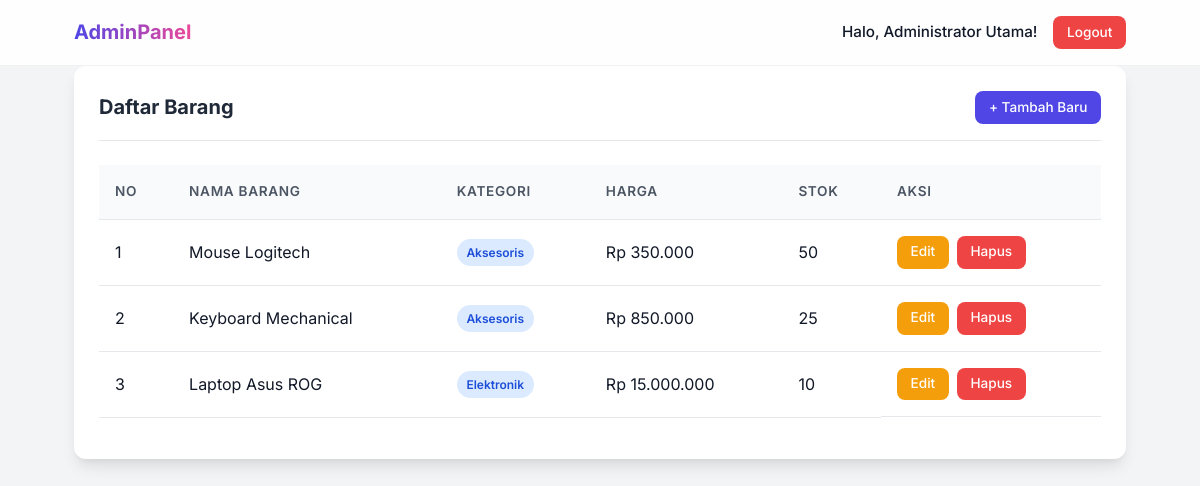
Page /admin/dashboard.php (signed in) on the committed database.
### tables this page shows
CREATE TABLE IF NOT EXISTS `barang` (
  `id` int(11) NOT NULL AUTO_INCREMENT,
  `nama_barang` varchar(100) NOT NULL,
  `kategori` varchar(50) NOT NULL,
  `harga` int(11) NOT NULL,
  `stok` int(11) NOT NULL,
  `dibuat_pada` timestamp NOT NULL DEFAULT current_timestamp(),
  PRIMARY KEY (`id`)
);

### admin/dashboard.php (the view, shortened to what this page needs)
<?php
require '../cofig/koneksi.php';
$act = isset($_GET['act']) ? $_GET['act'] : '';
?>
<!DOCTYPE html>
<html lang="id">
<head>
    <link rel="stylesheet" href="../asset/style.css">
</head>
<body class="bg-light font-inter">
    <nav class="navbar glass-nav">
        <div class="container nav-content">
            <h1 class="brand-title">AdminPanel</h1>
            <div class="user-menu">
                <span>Halo, <?= htmlspecialchars($_SESSION['nama_lengkap']) ?>!</span>
                <a href="../logout.php" class="btn btn-danger btn-sm">Logout</a>
            </div>
        </div>
    </nav>
    <div class="container mt-4 slide-up">
        <?php if ($act == 'tambah'): ?>
            <div class="card glass-card">
                <div class="card-header">
                    <h2>Tambah Barang Baru</h2>
                    <a href="dashboard.php" class="btn btn-secondary btn-sm">Kembali</a>
                </div>
                <div class="card-body mt-2">
                    <form action="" method="post">
                        <div class="form-group">
                            <label>Nama Barang</label>
                            <input type="text" name="nama_barang" class="form-control" required>
                        </div>
                        <div class="form-group mt-2">
                            <label>Kategori</label>
                            <input type="text" name="kategori" class="form-control" required>
                        </div>
                        <div class="form-group mt-2">
                            <label>Harga (Rp)</label>
                            <input type="number" name="harga" class="form-control" required>
                        </div>
                        <div class="form-group mt-2">
                            <label>Stok</label>
                            <input type="number" name="stok" class="form-control" required>
                        </div>
                        <div class="mt-4">
                            <button type="submit" name="tambah" class="btn btn-primary">Simpan Barang</button>
                        </div>
                    </form>
                </div>
            </div>
        <?php else: ?>
            <div class="card glass-card">
                <div class="card-header">
                    <h2>Daftar Barang</h2>
                    <a href="dashboard.php?act=tambah" class="btn btn-primary btn-sm">+ Tambah Baru</a>
                </div>
                <div class="card-body mt-2">
                    <div class="table-responsive">
                        <table class="table">
                            <thead>
                                <tr>
                                    <th>No</th>
                                    <th>Nama Barang</th>
                                    <th>Kategori</th>
                                    <th>Harga</th>
                                    <th>Stok</th>
                                    <th>Aksi</th>
                                </tr>
                            </thead>
                            <tbody>
                                <?php
                                $no = 1;
                                $query = mysqli_query($koneksi, "SELECT * FROM barang ORDER BY id DESC");
                                while ($row = mysqli_fetch_assoc($query)): ?>
                                    <tr class="table-row-hover">
                                        <td><?= $no++ ?></td>
                                        <td><?= htmlspecialchars($row['nama_barang']) ?></td>
                                        <td><span class="badge badge-info"><?= htmlspecialchars($row['kategori']) ?></span></td>
                                        <td>Rp <?= number_format($row['harga'], 0, ',', '.') ?></td>
                                        <td><?= $row['stok'] ?></td>
                                        <td class="action-buttons">
                                            <a href="dashboard.php?act=edit&id=<?= $row['id'] ?>" class="btn btn-warning btn-sm">Edit</a>
                                            <a href="dashboard.php?act=hapus&id=<?= $row['id'] ?>" class="btn btn-danger btn-sm" onclick="return confirm('Yakin ingin menghapus?');">Hapus</a>
                                        </td>
                                    </tr>
                                <?php endwhile; ?>
                            </tbody>
                        </table>
                    </div>
                </div>
            </div>
        <?php endif; ?>
    </div>
</body>
</html>

### asset/style.css (style rules this page uses)
:root { --primary: #4F46E5; --primary-hover: #4338CA; --secondary: #6B7280; --success: #10B981; --danger: #EF4444; --danger-hover: #DC2626; --warning: #F59E0B; --warning-hover: #D97706; --info: #3B82F6; --dark: #111827; --light: #F3F4F6; --white: #FFFFFF; --glass-bg: rgba(255, 255, 255, 0.7); --glass-border: rgba(255, 255, 255, 0.18); --shadow: 0 4px 6px -1px rgba(0, 0, 0, 0.1), 0 2px 4px -1px rgba(0, 0, 0, 0.06); --shadow-lg: 0 10px 15px -3px rgba(0, 0, 0, 0.1), 0 4px 6px -2px rgba(0, 0, 0, 0.05); --radius: 0.75rem; --transition: all 0.3s ease; }
* { margin: 0; padding: 0; box-sizing: border-box; }
body { background-color: var(--light); color: var(--dark); line-height: 1.6; }
.font-inter { font-family: 'Inter', sans-serif; }
.bg-light { background-color: var(--light); }
.glass-card { background: var(--glass-bg); backdrop-filter: blur(16px); -webkit-backdrop-filter: blur(16px); border: 1px solid var(--glass-border); border-radius: var(--radius); box-shadow: var(--shadow-lg); }
.glass-nav { background: rgba(255, 255, 255, 0.85); backdrop-filter: blur(10px); border-bottom: 1px solid rgba(0,0,0,0.05); position: sticky; top: 0; z-index: 100; }
.slide-up { animation: slideUp 0.5s ease-out forwards; }
.mt-2 { margin-top: 0.5rem; }
.mt-4 { margin-top: 1.5rem; }
.btn { display: inline-block; padding: 0.5rem 1.25rem; font-weight: 500; text-align: center; border: none; border-radius: 0.5rem; cursor: pointer; font-family: inherit; font-size: 0.95rem; transition: var(--transition); text-decoration: none; }
.btn-sm { padding: 0.35rem 0.85rem; font-size: 0.85rem; }
.btn-primary { background-color: var(--primary); color: var(--white); }
.btn-danger { background-color: var(--danger); color: var(--white); }
.btn-warning { background-color: var(--warning); color: white; }
.navbar { padding: 1rem 0; }
.nav-content { display: flex; justify-content: space-between; align-items: center; }
.brand-title { font-size: 1.25rem; font-weight: 700; background: linear-gradient(90deg, #4F46E5, #ec4899); -webkit-background-clip: text; -webkit-text-fill-color: transparent; }
.user-menu { display: flex; align-items: center; gap: 1rem; font-weight: 500; font-size: 0.95rem; }
.container { width: 100%; max-width: 1100px; margin: 0 auto; padding: 0 1.5rem; }
.card { background: var(--white); border-radius: var(--radius); padding: 1.5rem; margin-bottom: 2rem; }
.card-header { display: flex; justify-content: space-between; align-items: center; margin-bottom: 1.5rem; border-bottom: 1px solid #E5E7EB; padding-bottom: 1rem; }
.card-header h2 { font-size: 1.25rem; color: #1F2937; }
.table-responsive { overflow-x: auto; }
.table { width: 100%; border-collapse: collapse; margin-bottom: 1rem; }
.table th, .table td { padding: 1rem; text-align: left; border-bottom: 1px solid #E5E7EB; }
.table th { background-color: #F9FAFB; font-weight: 600; color: #4B5563; font-size: 0.85rem; text-transform: uppercase; letter-spacing: 0.05em; }
.action-buttons { display: flex; gap: 0.5rem; }
.badge { display: inline-block; padding: 0.25rem 0.6rem; font-size: 0.75rem; font-weight: 600; border-radius: 9999px; }
.badge-info { background-color: #DBEAFE; color: #1D4ED8; }

### rows in the picture
barang: nama_barang "Mouse Logitech", kategori "Aksesoris", harga "350.000", stok "50"
barang: nama_barang "Keyboard Mechanical", kategori "Aksesoris", harga "850.000", stok "25"
barang: nama_barang "Laptop Asus ROG", kategori "Elektronik", harga "15.000.000", stok "10"

### other values in the picture
$_SESSION['nama_lengkap'] "Administrator Utama"
